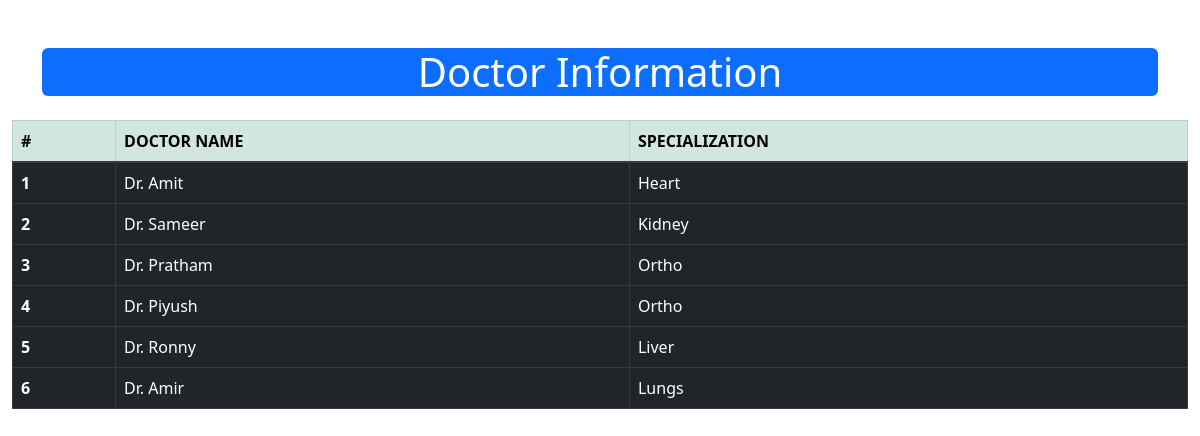
The page / on the database its author committed.
### hospital/models.py (models this page shows, shortened)
class Doctor(models.Model):
    name = models.CharField(max_length=100, unique=True)
    specialization = models.CharField(max_length=100)

### hospital/views.py (the view)
# urls.py: path("", views.doctorDetails),
def doctorDetails(request):
    doctors = Doctor.objects.all()
    if doctors.exists():
        request.session['doctor_id'] = doctors.first().id
        print(f"Doctor Id Store in session Id :{request.session['doctor_id']}")
    return render(request, "hospital/doctor_info.html", {'doctors':doctors})

### templates/hospital/doctor_info.html (shortened to what this page needs)
<!doctype html>
<html lang="en">
  <head>
    <link href="https://cdn.jsdelivr.net/npm/bootstrap@5.2.3/dist/css/bootstrap.min.css" rel="stylesheet">
  </head>
  <body>
    <div class="container mt-5">
        <div class="card-body bg-primary text-white rounded">
            <h1 class="card-title mb-0 text-center">
                Doctor Information
            </h1>
        </div>
    </div>
    <div class="container-fluid mt-4">
        <table class="table table-bordered">
            <thead class="table-success">
                <tr class="text-uppercase">
                    <th scope="col">#</th>
                    <th scope="col">Doctor Name</th>
                    <th scope="col">Specialization</th>
                </tr>
            </thead>
            <tbody class="class= table table-dark table-group-divider">
                {% for doctor in doctors %}
                <tr>
                    <th scope="row">{{forloop.counter}}</th>
                    <td>{{doctor.name}}</td>
                    <td>{{doctor.specialization}}</td>
                </tr>
                {% endfor %}
            </tbody>
        </table>
    </div>
  </body>
</html>

### rows shown on the page
Doctor: name "Dr. Amit", specialization "Heart"
Doctor: name "Dr. Sameer", specialization "Kidney"
Doctor: name "Dr. Pratham", specialization "Ortho"
Doctor: name "Dr. Piyush", specialization "Ortho"
Doctor: name "Dr. Ronny", specialization "Liver"
Doctor: name "Dr. Amir", specialization "Lungs"
